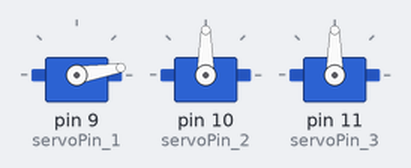
Recording of a sketch running on a simulated Arduino Uno, built with avr-gcc and run on an emulated ATmega328P. Parts: 3 × servo.

Above: at 0.15 s.
At 4.07 s:
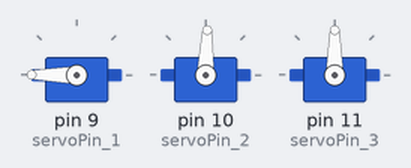
At 8.2 s:
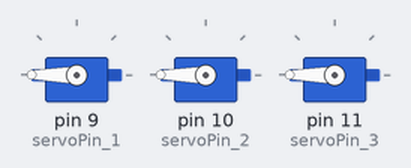
At 14.86 s:
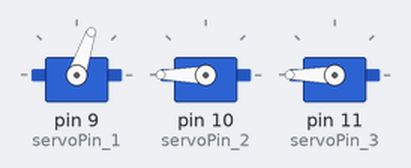
At 21.4 s:
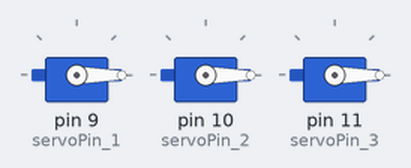
At 39.37 s:
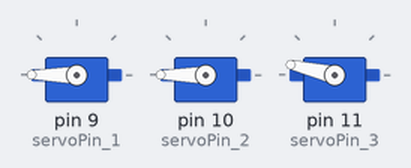
Timing chart, 0 to 40.0 s (numbered marks = the images above):
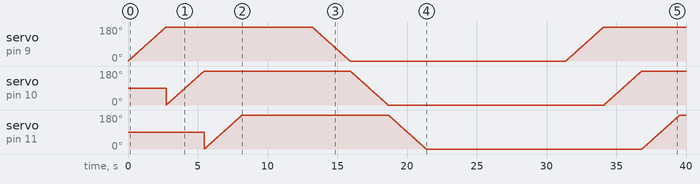

The sketch:

3Motors_v2.ino
```cpp
#include <Servo.h>
Servo myservo_1;
Servo myservo_2;
Servo myservo_3;
int servoPin_1 = 9;
int servoPin_2 = 10;
int servoPin_3 = 11;

// Function to rotate the servo motor thus open valve
void openValve(Servo &servoMotor, int Start_angle, int End_Angle)
{
  for (int pos = Start_angle; pos <= End_Angle; pos += 1)
  {
    // in steps of 1 degree
    servoMotor.write(pos);              // tell servo to go to position in variable 'pos'
    delay(15);                       // waits 15ms for the servo to reach the position
  }
}

// Function to rotate the servo motor thus close valve
void closeValve(Servo &servoMotor, int Start_angle, int End_Angle)
{
  for (int pos = End_Angle; pos >= Start_angle; pos -= 1)
  {
    // in steps of 1 degree
    servoMotor.write(pos);              // tell servo to go to position in variable 'pos'
    delay(15);                       // waits 15ms for the servo to reach the position
  }
}

void setup()
{
  myservo_1.attach(servoPin_1); // set pin for servo control
  myservo_2.attach(servoPin_2);
  myservo_3.attach(servoPin_3);
}

void loop()
{
  openValve(myservo_1, 0, 180);
  openValve(myservo_2, 0, 180);
  openValve(myservo_3, 0, 180);
  delay(5000);
  closeValve(myservo_1, 0, 180);
  closeValve(myservo_2, 0, 180);
  closeValve(myservo_3, 0, 180);
  delay(10000);
}
```
